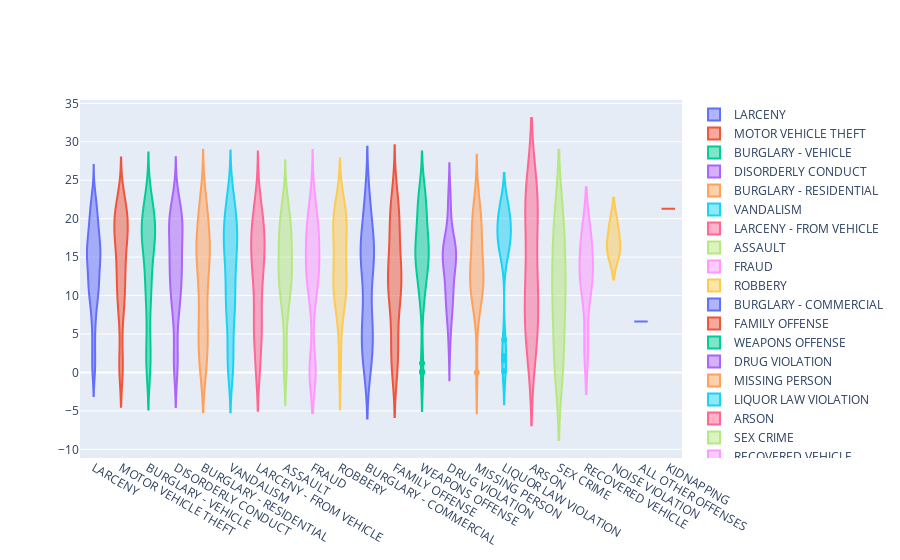

Here is the notebook cell this chart was saved with:
### Code cell
#A violin plot is a statistical representation of numerical data.
#It is similar to a box plot, 
#with the addition of a rotated kernel density plot on each side.


py.iplot([r[1] for r in sorted(boxes, key=lambda x:x[0], reverse=True)])
